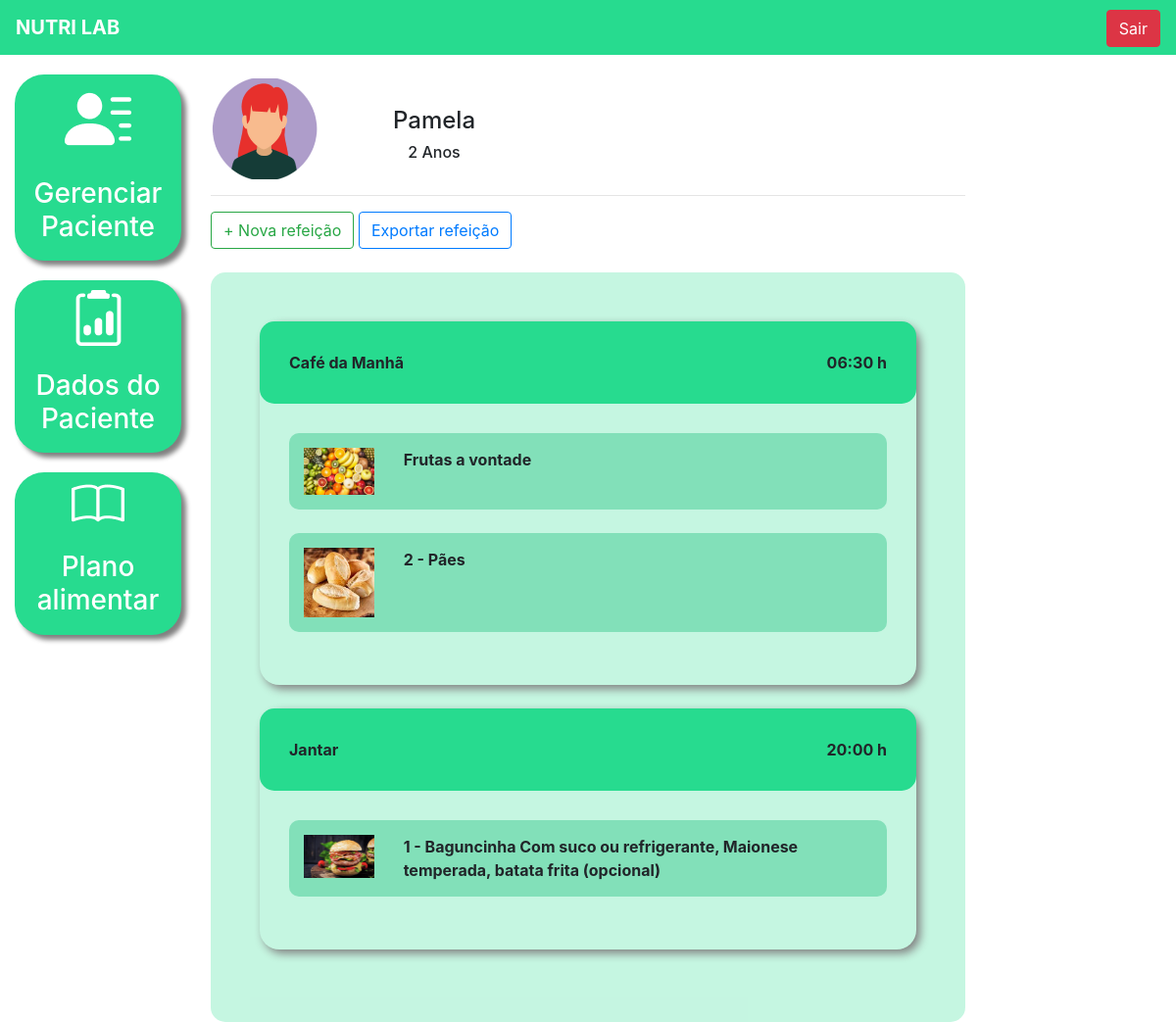
The page /food_plan/1/ (signed in) on the database its author committed.
### main/models.py (models this page shows, shortened)
class Pacientes(models.Model):
    choices_sexo = (('F', 'Feminino'),
                    ('M', 'Maculino'))
    nome = models.CharField(max_length=50)
    sexo = models.CharField(max_length=1, choices=choices_sexo)
    idade = models.IntegerField()
    email = models.EmailField()
    telefone = models.CharField(max_length=19)
    nutri = models.ForeignKey(User, on_delete=models.CASCADE)

class Refeicao(models.Model):
    paciente = models.ForeignKey(Pacientes, on_delete=models.CASCADE)
    titulo = models.CharField(max_length=50)
    horario = models.TimeField()
    carboidratos = models.IntegerField()
    proteinas = models.IntegerField()
    gorduras = models.IntegerField()

class Opcao(models.Model):
    refeicao = models.ForeignKey(Refeicao, on_delete=models.CASCADE)
    imagem = models.ImageField(upload_to="opcao")
    descricao = models.TextField()

### main/views.py (the view)
# urls.py: path('food_plan/', views.food_plan_list, name="food_plan_list"),
def food_plan(request, id):
    paciente = get_object_or_404(Pacientes, id=id)
    if not paciente.nutri == request.user:
        messages.add_message(request, constants.ERROR, 'Esse paciente não é seu')
        return redirect('/food_plan/')
    if request.method == "GET":
        r1 = Refeicao.objects.filter(paciente=paciente).order_by('horario')
        opcao = Opcao.objects.all()
        return render(request, 'food_plan.html', {'paciente': paciente,'refeicao':r1,'opcao':opcao})

### main/templates/food_plan.html (shortened to what this page needs)
{% extends 'base_main.html' %}
{% load static %}
{% block 'main' %}
    <br>
    <div class="row">
        <div class="col-md-3">
                {% if paciente.sexo == "M"%}
                    <img src="{% static 'main/img/perfil2.png' %}">
                {% else %}
                    <img src="{% static 'main/img/perfil1.png' %}">
                {% endif %}
        </div>
        <div class="col-md-3-d-flex justify-content-center dados descricao">
            <h4><br>{{paciente.nome}}</h4>
            <h6>{{paciente.idade}} Anos</h6>
        </div>
    </div>
    <hr>
    <button type="button" class="btn btn-outline-success" data-toggle="modal" data-target="#modal">
        + Nova refeição
    </button>
    <button type="button" class="btn btn-outline-primary">
        Exportar refeição
    </button>
    <br>
    <br>
    <div class="fundo-alimentar">
        {% for re in refeicao %}
        <div class="refeicao">
            <div class="head-refeicao">
                <span>{{re.titulo}}</span>
                <span style="float: right;">{{re.horario}} h</span>
            </div>
            <div class="body-refeicao">
            {% for o1 in opcao %}
                {% if o1.refeicao == re %}
                <div class="opcao">
                    <div class="row">
                        <div class="col-md-2">
                            <img width="100%" src="{{o1.imagem.url}}">
                        </div>
                        <div class="col-md-10">
                            {{o1.descricao}}
                        </div>
                    </div>
                </div>
                <br>
                {% endif %}
            {% endfor %}
            </div>
        </div>
        <br>
        {% endfor %}
    </div>
{% endblock%}

### templates/static/main/css/main.css (style rules this page uses)
.dados { font-weight: bold; text-align: center; }
.descricao { margin-left: -12%; }
@media (max-width: 1300px) { .descricao { margin-left: 1px; } }

### templates/static/main/css/food_plan.css (style rules this page uses)
.fundo-alimentar { background-color: #27db9044; padding: 50px; border-radius: 15px; }
.refeicao { box-shadow: 4px 4px 10px gray; border-radius: 20px; }
.head-refeicao { background-color:#27DB8F; padding: 30px; font-weight: bold; border-radius: 15px; }
.body-refeicao { padding: 30px; font-weight: bold; }
.opcao { background-color: #82e0b9; padding: 15px; border-radius: 10px; }

### rows shown on the page
Pacientes: nome "Pamela", idade "2"
Refeicao: titulo "Café da Manhã", horario "06:30"
Opcao: imagem (picture), descricao "Frutas a vontade"
Opcao: imagem (picture), descricao "2 - Pães"
Refeicao: titulo "Jantar", horario "20:00"
Opcao: imagem (picture), descricao "1 - Baguncinha Com suco ou refrigerante, Maionese temperada, batata frita (opcional)"
